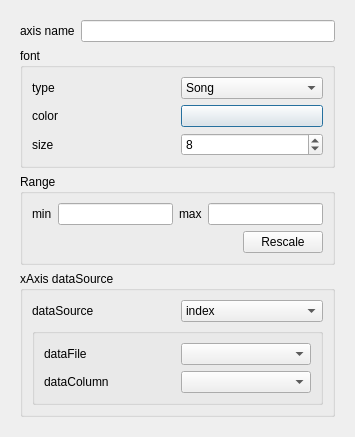
<?xml version="1.0" encoding="UTF-8"?>
<ui version="4.0">
 <class>curveAxisPropDialog</class>
 <widget class="QDialog" name="curveAxisPropDialog">
  <property name="geometry">
   <rect>
    <x>0</x>
    <y>0</y>
    <width>355</width>
    <height>393</height>
   </rect>
  </property>
  <property name="windowTitle">
   <string>Axis Property</string>
  </property>
  <layout class="QVBoxLayout" name="verticalLayout_3">
   <item>
    <widget class="QWidget" name="widget" native="true">
     <layout class="QVBoxLayout" name="verticalLayout_2">
      <item>
       <layout class="QHBoxLayout" name="horizontalLayout_2">
        <item>
         <widget class="QLabel" name="label">
          <property name="text">
           <string>axis name</string>
          </property>
         </widget>
        </item>
        <item>
         <widget class="QLineEdit" name="axis_name_lineEdit1"/>
        </item>
       </layout>
      </item>
      <item>
       <widget class="QGroupBox" name="groupBox">
        <property name="title">
         <string>font</string>
        </property>
        <layout class="QGridLayout" name="gridLayout">
         <item row="0" column="0">
          <widget class="QLabel" name="label_2">
           <property name="text">
            <string>type</string>
           </property>
          </widget>
         </item>
         <item row="0" column="1">
          <widget class="QComboBox" name="axis_fontType_comboBox1">
           <item>
            <property name="text">
             <string>Song</string>
            </property>
           </item>
           <item>
            <property name="text">
             <string>Hei</string>
            </property>
           </item>
           <item>
            <property name="text">
             <string>Arail</string>
            </property>
           </item>
          </widget>
         </item>
         <item row="1" column="0">
          <widget class="QLabel" name="label_3">
           <property name="text">
            <string>color</string>
           </property>
          </widget>
         </item>
         <item row="1" column="1">
          <widget class="QPushButton" name="axis_fontColor_pushButton1">
           <property name="text">
            <string/>
           </property>
          </widget>
         </item>
         <item row="2" column="0">
          <widget class="QLabel" name="label_4">
           <property name="text">
            <string>size</string>
           </property>
          </widget>
         </item>
         <item row="2" column="1">
          <widget class="QSpinBox" name="axis_fontSize_spinBox1">
           <property name="minimum">
            <number>1</number>
           </property>
           <property name="maximum">
            <number>20</number>
           </property>
           <property name="value">
            <number>8</number>
           </property>
          </widget>
         </item>
        </layout>
       </widget>
      </item>
      <item>
       <widget class="QGroupBox" name="range_groupBox">
        <property name="title">
         <string>Range</string>
        </property>
        <layout class="QVBoxLayout" name="verticalLayout_4">
         <item>
          <layout class="QHBoxLayout" name="horizontalLayout_3">
           <item>
            <widget class="QLabel" name="label_min">
             <property name="text">
              <string>min</string>
             </property>
            </widget>
           </item>
           <item>
            <widget class="QLineEdit" name="lineEdit_min"/>
           </item>
           <item>
            <widget class="QLabel" name="label_max">
             <property name="text">
              <string>max</string>
             </property>
            </widget>
           </item>
           <item>
            <widget class="QLineEdit" name="lineEdit_max"/>
           </item>
          </layout>
         </item>
         <item>
          <layout class="QHBoxLayout" name="horizontalLayout_4">
           <item>
            <spacer name="horizontalSpacer">
             <property name="orientation">
              <enum>Qt::Horizontal</enum>
             </property>
             <property name="sizeHint" stdset="0">
              <size>
               <width>40</width>
               <height>20</height>
              </size>
             </property>
            </spacer>
           </item>
           <item>
            <widget class="QPushButton" name="rescale_pushButton">
             <property name="text">
              <string>Rescale</string>
             </property>
            </widget>
           </item>
          </layout>
         </item>
        </layout>
       </widget>
      </item>
      <item>
       <widget class="QGroupBox" name="xDataSource_groupBox">
        <property name="title">
         <string>xAxis dataSource</string>
        </property>
        <layout class="QVBoxLayout" name="verticalLayout">
         <item>
          <layout class="QHBoxLayout" name="horizontalLayout">
           <item>
            <widget class="QLabel" name="label_5">
             <property name="text">
              <string>dataSource</string>
             </property>
            </widget>
           </item>
           <item>
            <widget class="QComboBox" name="axis_dataSource_comboBox1">
             <item>
              <property name="text">
               <string>index</string>
              </property>
             </item>
             <item>
              <property name="text">
               <string>file</string>
              </property>
             </item>
            </widget>
           </item>
          </layout>
         </item>
         <item>
          <widget class="QGroupBox" name="fileDataSource_groupBox">
           <property name="title">
            <string/>
           </property>
           <layout class="QGridLayout" name="gridLayout_2">
            <item row="0" column="0">
             <widget class="QLabel" name="label_6">
              <property name="text">
               <string>dataFile</string>
              </property>
             </widget>
            </item>
            <item row="0" column="1">
             <widget class="QComboBox" name="axis_dataFile_comboBox1"/>
            </item>
            <item row="1" column="0">
             <widget class="QLabel" name="label_7">
              <property name="text">
               <string>dataColumn</string>
              </property>
             </widget>
            </item>
            <item row="1" column="1">
             <widget class="QComboBox" name="axis_dataColumn_comboBox1"/>
            </item>
           </layout>
          </widget>
         </item>
        </layout>
       </widget>
      </item>
      <item>
       <spacer name="verticalSpacer">
        <property name="orientation">
         <enum>Qt::Vertical</enum>
        </property>
        <property name="sizeHint" stdset="0">
         <size>
          <width>20</width>
          <height>29</height>
         </size>
        </property>
       </spacer>
      </item>
     </layout>
    </widget>
   </item>
  </layout>
 </widget>
 <resources/>
 <connections/>
</ui>
